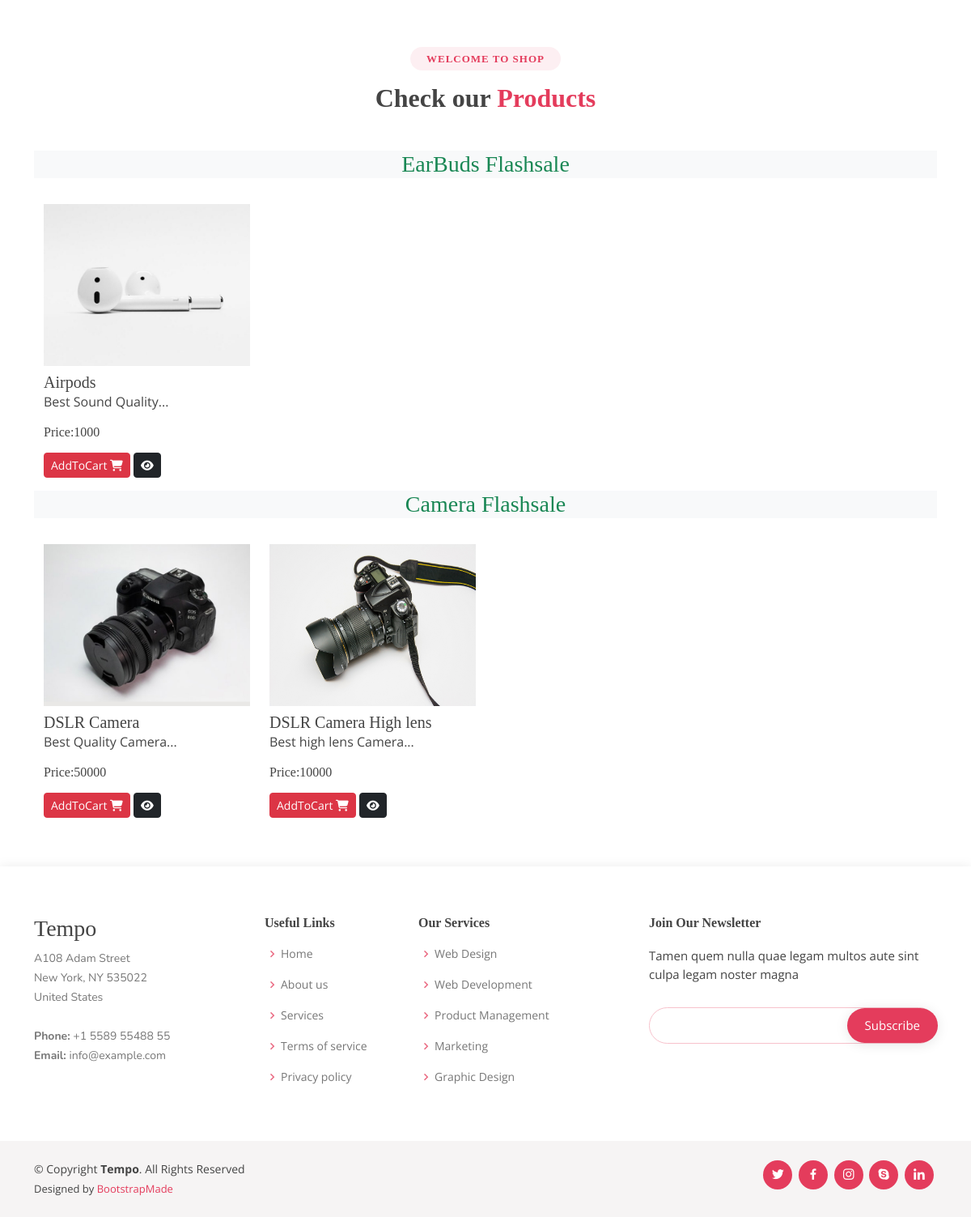
The app's page / (lower part), older data.
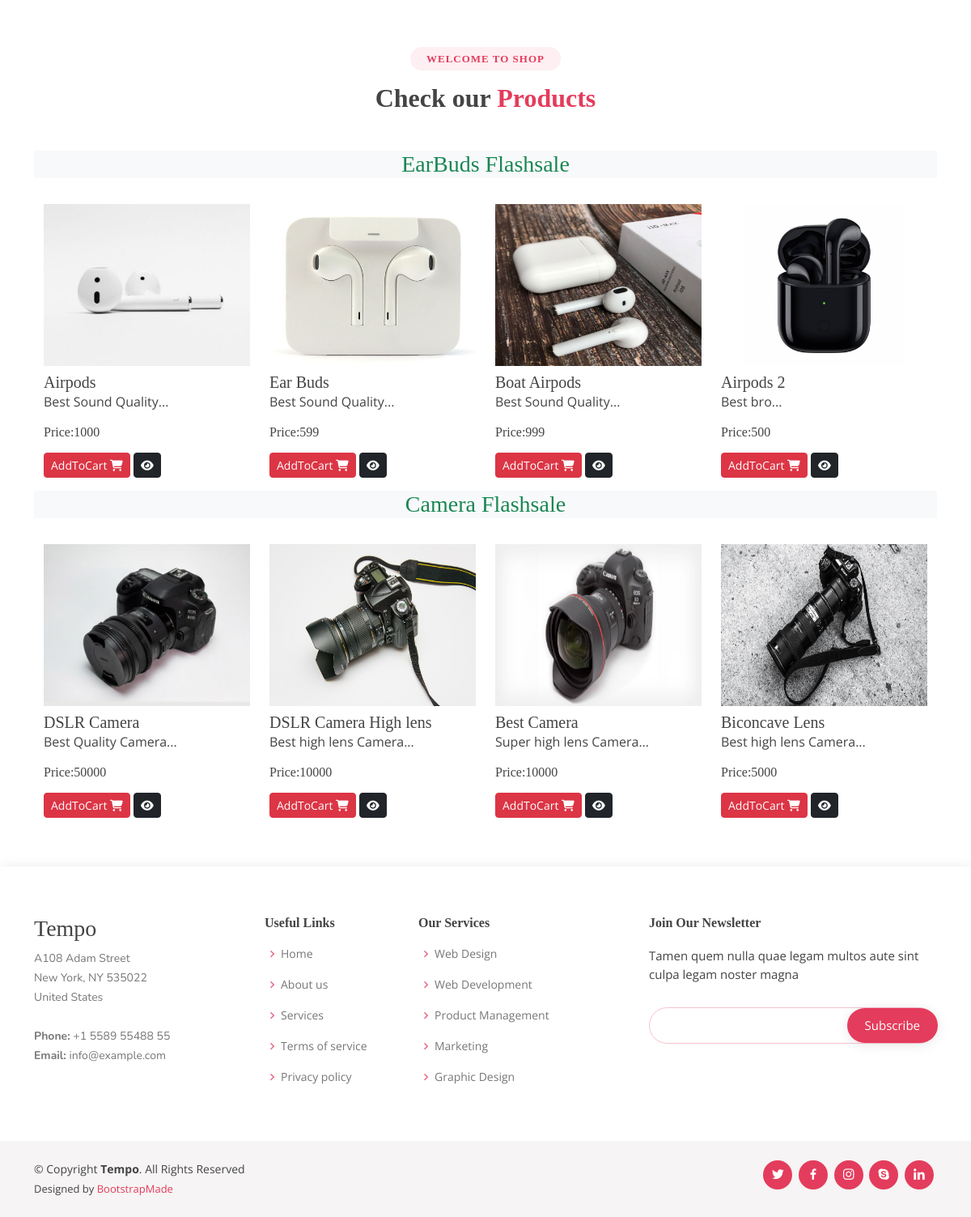
The same page, newer data.
### ecommerceapp/models.py (models this page shows, shortened)
class Product(models.Model):
    product_id = models.AutoField
    product_name = models.CharField(max_length=100)
    category = models.CharField(max_length=100, default="")
    subcategory = models.CharField(max_length=50, default="")
    price = models.IntegerField(default=0)
    desc = models.CharField(max_length=300)
    image = models.ImageField(upload_to='images/images')

### ecommerceapp/views.py (the view)
# urls.py: path('',views.index,name="index"),
def index(request):
    allProds = []
    catprods = Product.objects.values('category','id')
    print(catprods)
    cats = {item['category'] for item in catprods}
    for cat in cats:
        prod= Product.objects.filter(category=cat)
        n=len(prod)
        nSlides = n // 4 + ceil((n / 4) - (n // 4))
        allProds.append([prod, range(1, nSlides), nSlides])
    params= {'allProds':allProds}
    return render(request,"index.html",params)

### templates/index.html (shortened to what this page needs)
{% extends 'base.html' %}
{% block body %}
{% load static %}
<section id="portfolio" class="portfolio">
  <div class="container">
    <div class="section-title">
      <h2>Welcome to Shop</h2>
      <h3>Check our <span>Products</span></h3>
    </div>
    {% for product, range, nSlides in allProds %}
    <h3 class="my-3 text-center text-success bg-light">
      {{product.0.category}} Flashsale
    </h3>
    <div class="container">
      <div class="row">
        {% for i in product %}
        <div class="col-md-3 mt-3">
          <img src="/media/{{i.image}}" class="card-img-top" alt="not found" height="200px" width="150px" />
          <div class="card-body">
            <h5 class="card-title mt-2" id="namepr{{i.id}}">{{i.product_name}}</h5>
            <p class="card-text">{{i.desc|slice:"0:53"}}...</p>
            <h6 class="card-title mb-3">
              Price:<span id="pricepr{{i.id}}">{{i.price}}</span>
            </h6>
            <span id="divpr{{i.id}}" class="divpr">
              <button id="pr{{i.id}}" class="btn btn-danger cart btn-sm mt-0">
                AddToCart <i class="fa-solid fa-cart-shopping"></i>
              </button>
            </span>
            <a href="/media/{{i.image}}">
              <button class="btn btn-dark btn-sm cart"><i class="fa-solid fa-eye"></i></button></a
            >
          </div>
        </div>
        {% endfor %}
      </div>
    </div>
    {% endfor %}
  </div>
</section>
{% endblock body %}

### templates/base.html (shortened to what this page needs)
{% load static %}
<!DOCTYPE html>
<html lang="en">
<head>
  <link href="{% static '/assets/vendor/bootstrap/css/bootstrap.min.css' %}" rel="stylesheet">
  <link href="{% static '/assets/vendor/bootstrap-icons/bootstrap-icons.css' %}" rel="stylesheet">
  <link href="{% static '/assets/vendor/boxicons/css/boxicons.min.css' %}" rel="stylesheet">
  <link href="{% static '/assets/vendor/glightbox/css/glightbox.min.css' %}" rel="stylesheet">
  <link href="{% static '/assets/vendor/remixicon/remixicon.css' %}" rel="stylesheet">
  <link href="{% static '/assets/vendor/swiper/swiper-bundle.min.css' %}" rel="stylesheet">
  <link rel="stylesheet" href="https://cdnjs.cloudflare.com/ajax/libs/font-awesome/6.2.1/css/all.min.css" />
  <link href="{% static '/assets/css/style.css' %}" rel="stylesheet">
</head>
<body>
  <main id="main">
    {% block body %}
    {% endblock body %}
  </main>
  <footer id="footer">
    <div class="footer-top">
      <div class="container">
        <div class="row">
          <div class="col-lg-3 col-md-6 footer-contact">
            <h3>Tempo</h3>
            <p>
              A108 Adam Street <br>
              New York, NY 535022<br>
              United States <br><br>
              <strong>Phone:</strong> +1 5589 55488 55<br>
              <strong>Email:</strong> info@example.com<br>
            </p>
          </div>
          <div class="col-lg-2 col-md-6 footer-links">
            <h4>Useful Links</h4>
            <ul>
              <li><i class="bx bx-chevron-right"></i> <a href="/">Home</a></li>
              <li><i class="bx bx-chevron-right"></i> <a href="/about">About us</a></li>
              <li><i class="bx bx-chevron-right"></i> <a href="#">Services</a></li>
              <li><i class="bx bx-chevron-right"></i> <a href="#">Terms of service</a></li>
              <li><i class="bx bx-chevron-right"></i> <a href="#">Privacy policy</a></li>
            </ul>
          </div>
          <div class="col-lg-3 col-md-6 footer-links">
            <h4>Our Services</h4>
            <ul>
              <li><i class="bx bx-chevron-right"></i> <a href="#">Web Design</a></li>
              <li><i class="bx bx-chevron-right"></i> <a href="#">Web Development</a></li>
              <li><i class="bx bx-chevron-right"></i> <a href="#">Product Management</a></li>
              <li><i class="bx bx-chevron-right"></i> <a href="#">Marketing</a></li>
              <li><i class="bx bx-chevron-right"></i> <a href="#">Graphic Design</a></li>
            </ul>
          </div>
          <div class="col-lg-4 col-md-6 footer-newsletter">
            <h4>Join Our Newsletter</h4>
            <p>Tamen quem nulla quae legam multos aute sint culpa legam noster magna</p>
            <form action="" method="post">
              <input type="email" name="email"><input type="submit" value="Subscribe">
            </form>
          </div>
        </div>
      </div>
    </div>
    <div class="container d-md-flex py-4">
      <div class="me-md-auto text-center text-md-start">
        <div class="copyright">
          &copy; Copyright <strong><span>Tempo</span></strong>. All Rights Reserved
        </div>
        <div class="credits">
          Designed by <a href="https://bootstrapmade.com/">BootstrapMade</a>
        </div>
      </div>
      <div class="social-links text-center text-md-right pt-3 pt-md-0">
        <a href="#" class="twitter"><i class="bx bxl-twitter"></i></a>
        <a href="#" class="facebook"><i class="bx bxl-facebook"></i></a>
        <a href="#" class="instagram"><i class="bx bxl-instagram"></i></a>
        <a href="#" class="google-plus"><i class="bx bxl-skype"></i></a>
        <a href="#" class="linkedin"><i class="bx bxl-linkedin"></i></a>
      </div>
    </div>
  </footer>
</body>
</html>

### static/assets/css/style.css (style rules this page uses)
body { font-family: "Open Sans", sans-serif; color: #444444; }
a { color: #e43c5c; text-decoration: none; }
h1, h2, h3, h4, h5, h6 { font-family: cursive; }
section { padding: 60px 0; overflow: hidden; }
.section-title { text-align: center; padding-bottom: 30px; }
.section-title h2 { font-size: 13px; letter-spacing: 1px; font-weight: 700; padding: 8px 20px; line-height: 1; margin: 0; background: #fdeff2; color: #e43c5c; display: inline-block; text-transform: uppercase; border-radius: 50px; }
.section-title h3 { margin: 15px 0 0 0; font-size: 32px; font-weight: 700; }
.section-title h3 span { color: #e43c5c; }
#footer { color: #444444; font-size: 14px; background: #f6f4f4; box-shadow: 0px 2px 15px rgba(0, 0, 0, 0.1); }
#footer .footer-top { padding: 60px 0 30px 0; background: #fff; }
#footer .footer-top .footer-contact { margin-bottom: 30px; }
#footer .footer-top .footer-contact p { font-size: 14px; line-height: 24px; margin-bottom: 0; font-family: "Nunito", sans-serif; color: #777777; }
#footer .footer-top h4 { font-size: 16px; font-weight: bold; color: #444444; position: relative; padding-bottom: 12px; }
#footer .footer-top .footer-links { margin-bottom: 30px; }
#footer .footer-top .footer-links ul { list-style: none; padding: 0; margin: 0; }
#footer .footer-top .footer-links ul i { padding-right: 2px; color: #ea6981; font-size: 18px; line-height: 1; }
#footer .footer-top .footer-links ul li { padding: 10px 0; display: flex; align-items: center; }
#footer .footer-top .footer-links ul li:first-child { padding-top: 0; }
#footer .footer-top .footer-links ul a { color: #777777; transition: 0.3s; display: inline-block; line-height: 1; }
#footer .footer-newsletter { font-size: 15px; }
#footer .footer-newsletter h4 { font-size: 16px; font-weight: bold; color: #444444; position: relative; padding-bottom: 12px; }
#footer .footer-newsletter form { margin-top: 30px; background: #fff; padding: 6px 10px; position: relative; border-radius: 50px; text-align: left; border: 1px solid #f7c2cc; }
#footer .footer-newsletter form input[type=email] { border: 0; padding: 4px 8px; width: calc(100% - 100px); }
#footer .footer-newsletter form input[type=submit] { position: absolute; top: 0; right: -2px; bottom: 0; border: 0; background: none; font-size: 15px; padding: 0 22px; background: #e43c5c; color: #fff; transition: 0.3s; border-radius: 50px; box-shadow: 0px 2px 15px rgba(0, 0, 0, 0.1); }
#footer .credits { padding-top: 5px; font-size: 13px; color: #444444; }
#footer .social-links a { font-size: 18px; display: inline-block; background: #e43c5c; color: #fff; line-height: 1; padding: 8px 0; margin-right: 4px; border-radius: 50%; text-align: center; width: 36px; height: 36px; transition: 0.3s; }

Row changes from the older to the newer data that the page shows:
added Product: image (picture), product_name "Ear Buds", desc "Best Sound Quality", price "599", shown under "EarBuds"
added Product: image (picture), product_name "Boat Airpods", desc "Best Sound Quality", price "999", shown under "EarBuds"
added Product: image (picture), product_name "Airpods 2", desc "Best bro", price "500", shown under "EarBuds"
added Product: image (picture), product_name "Best Camera", desc "Super high lens Camera", price "10000", shown under "Camera"
added Product: image (picture), product_name "Biconcave Lens", desc "Best high lens Camera", price "5000", shown under "Camera"
